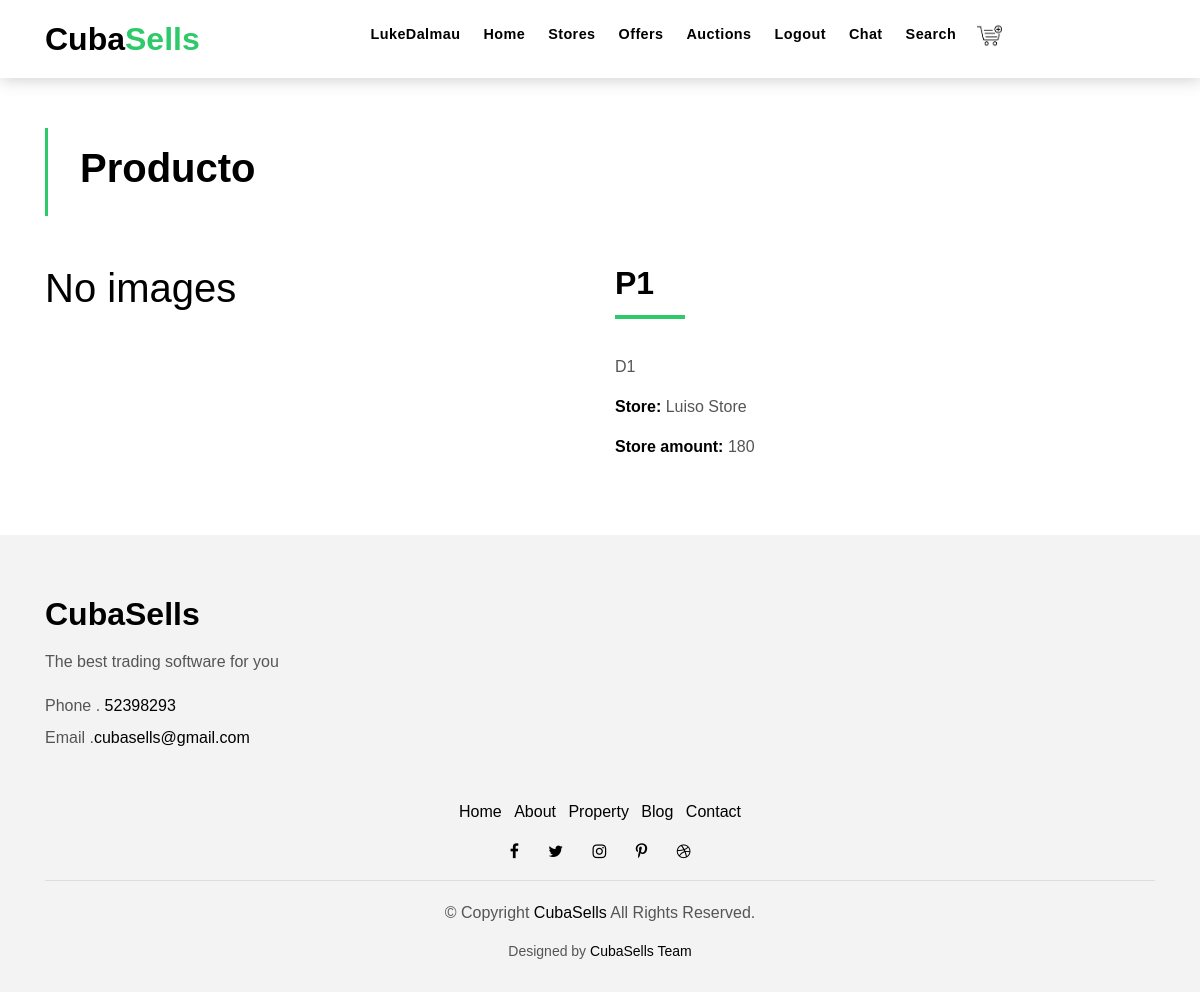
Page /product/22/view/ (signed in) on the earlier database version.
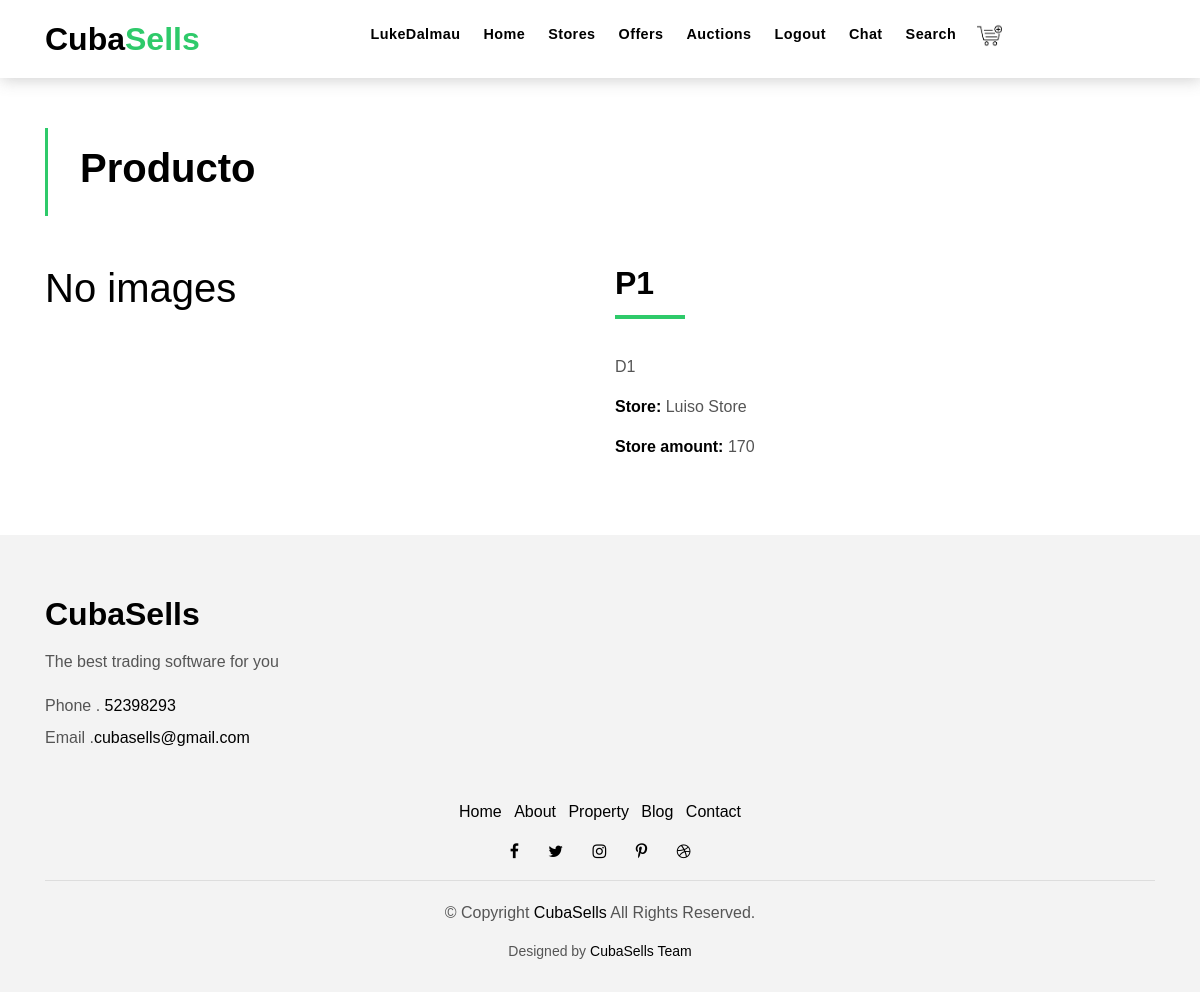
Same page on the later database version.
### project/models.py (models this page shows, shortened)
class Product(models.Model):
    store_amount = models.PositiveIntegerField(name = "Store_Amount")
    store = models.ForeignKey(Store,name = 'Store',default=-1, on_delete=models.CASCADE)
    name = models.CharField(name='Name',max_length=150)
    description = models.CharField(name="Description",max_length=400, default='',help_text='Description',blank=True)
    images = models.ManyToManyField(Image, name='Images',related_name='Images_Product',blank=True)
    tags = models.ManyToManyField(Tag, name='Tags',related_name='Tags_Product',blank=True)

class Store(models.Model):
    name = models.CharField(name='Name',max_length=150)
    create_date = models.DateTimeField(name="Create_Date",auto_now=False, auto_now_add=True)
    email = models.EmailField(name='Email', max_length=254)
    owner = models.ForeignKey(MyUser, name='Owner', on_delete=models.CASCADE)
    description = models.CharField(name="Description",max_length=400, default='',help_text='Description',blank=True)
    images = models.ManyToManyField(Image, name='Images',related_name='Images_Store',blank=True)
    tags = models.ManyToManyField(Tag, name='Tags',related_name='Tags_Store',blank=True)
    phone = models.PositiveIntegerField(name='Phone',null=True,blank=True)
    bank_account = models.ForeignKey(BankAccount,name = 'Bank_Account', on_delete=models.CASCADE)

### project/product/views.py (the view)
# urls.py: path('<int:pk>/view/',ProductDetailView.as_view(),name='product_view'),
class ProductDetailView(AuthenticateDetailView):
    model = Product
    template_name = "product/view.html"
    permission = 'project.view_product'

### project/custom/views.py (called while the page is built)
    def get(self, request, *args, **kwargs):
        if request.user.has_perm(self.permission) and self.other_condition(request,*args,**kwargs):
            self.object = None
            return super().get(request, *args, **kwargs)
        else:
            return render(request,self.permission_denied_template,{'error':'You dont have authorization for this action'})

    def other_condition(self, request,*args, **kwargs):
        return True

### templates/product/view.html (shortened to what this page needs)
{% extends 'base/view.html' %}
{% load static %}
{% block first %}
    <h1 class="title-single">Producto</h1>
{% endblock first %}
{% block images %}
    {% if object.Images.all %}
        {% for img in object.Images.all %}
        <li><img src="{% static img.Image.url %}"  class="agent-avatar img-fluid" alt="Imagen"></li>
        {% endfor %}
        {% else %}
        <h1>No images</h1>
    {% endif %}
{%endblock images%}
{%block init%}
    <h3 class="title-d">{{object.Name}} </h3>
{%endblock init%}
{%block descripcion%}
    {{object.Description}}
{%endblock descripcion%}
{%block features%}
<p>
    <strong>Store: </strong>
    <a class="color-text-a" href="{% url 'store:store_view' object.Store.id %}"> {{object.Store.Name}}</a>
</p>
<p>
    <strong>Store amount: </strong>
    <span class="color-text-a"> {{object.Store_Amount}}</span>
</p>
{%endblock features%}

Differences in the rows shown:
changed Product "Luiso Store": Store_Amount "180" → "170"
